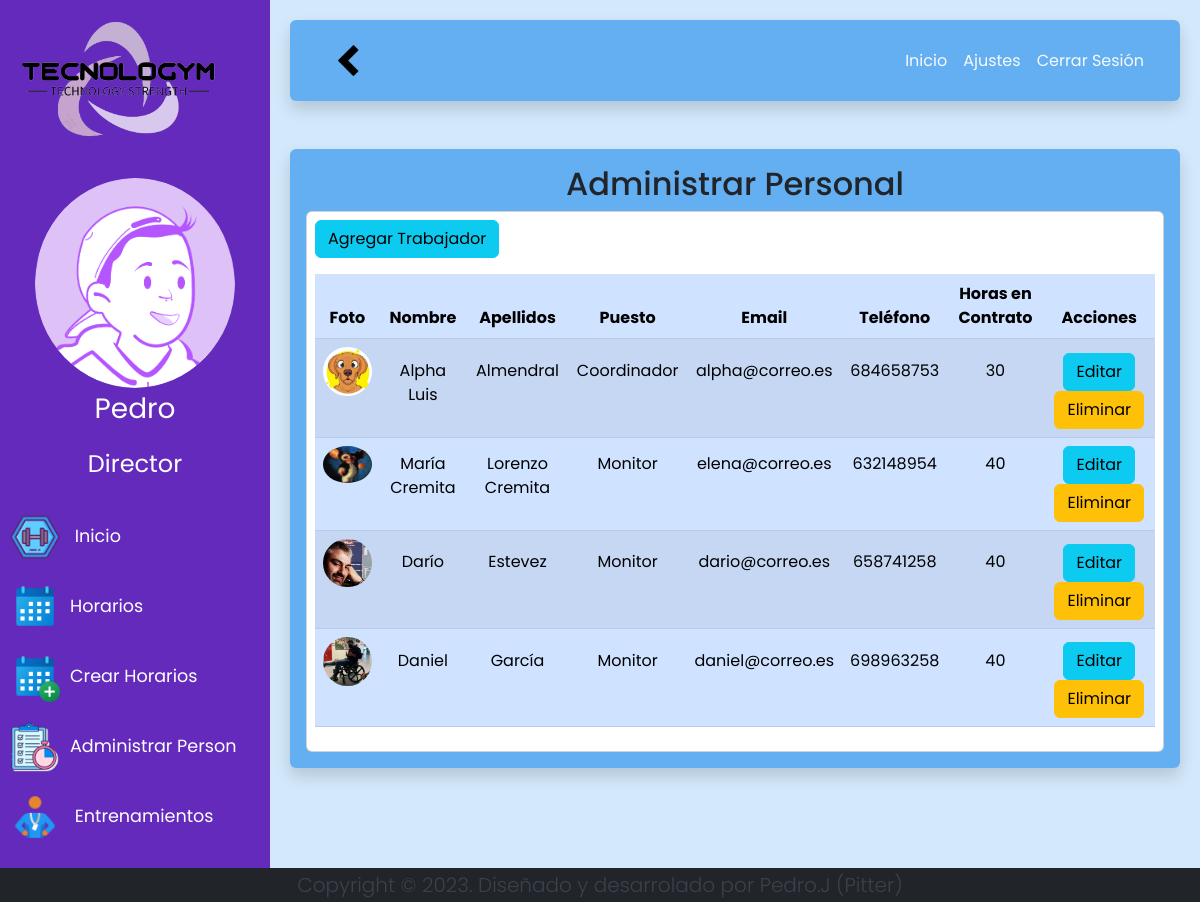
The page /c_Users/managePersonal (signed in) on the database as committed earlier.
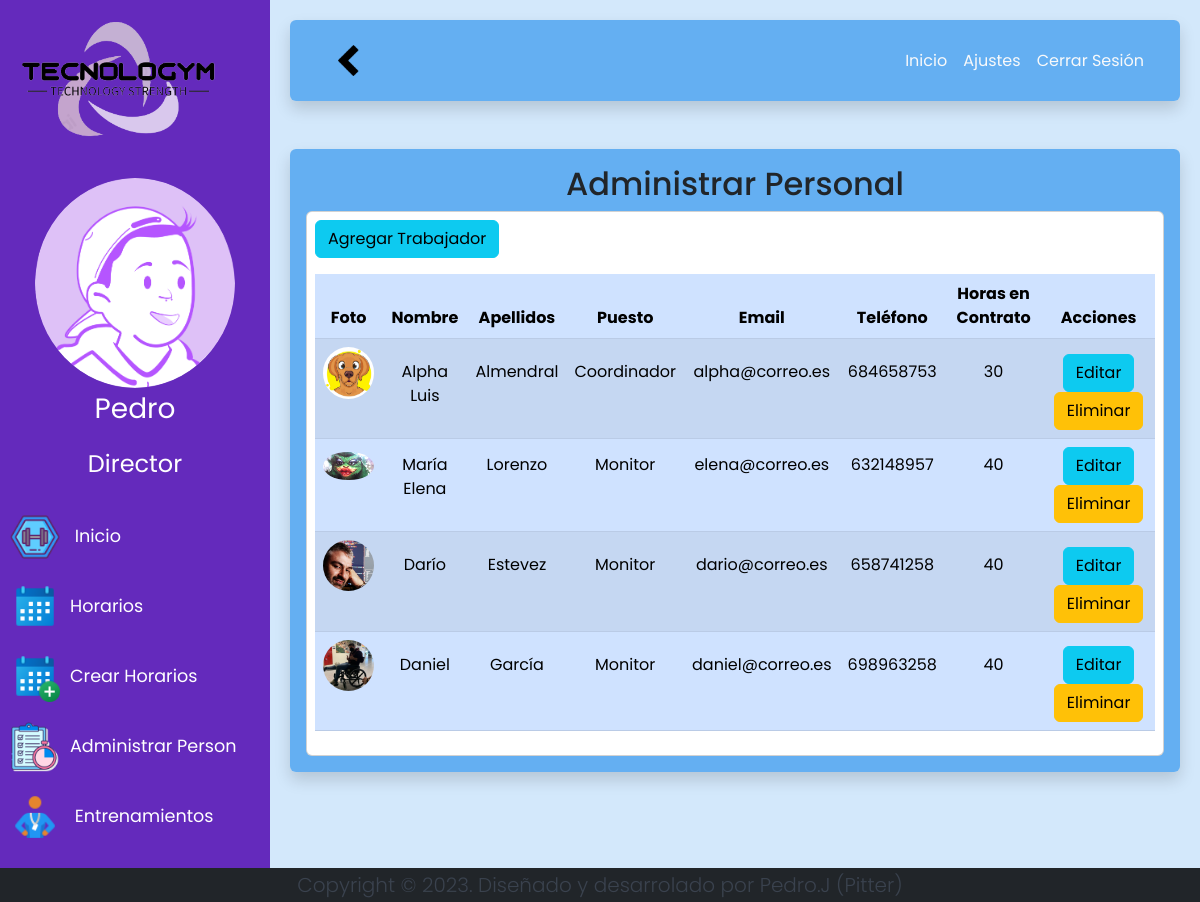
The same page on the database as committed later.
### tables this page shows
CREATE TABLE `person` (
  `id_person` int(11) NOT NULL,
  `name` varchar(70) NOT NULL,
  `lastname` varchar(70) NOT NULL,
  `user` varchar(70) DEFAULT NULL,
  `password` varchar(255) DEFAULT NULL,
  `email` varchar(70) DEFAULT NULL,
  `phone` varchar(9) DEFAULT NULL,
  `avatar` varchar(255) DEFAULT NULL
);

CREATE TABLE `type` (
  `id_type` int(11) NOT NULL,
  `role` varchar(70) NOT NULL COMMENT 'Director, Coordinator, Manager, Monitor'
);

CREATE TABLE `worker` (
  `id_worker` int(11) NOT NULL,
  `id_person` int(11) NOT NULL,
  `hours` int(11) NOT NULL DEFAULT 0
);

### config/core/Controller.php (called while the page is built, shortened)
<?php
abstract class Controller
{
    protected function loadView($view, $params = array())
    {
        return new View($view, $params);
    }
    protected function loadModel($model)
    {
        if (is_file(ROOT . PATH_MODELS . $model . ".php")) {
            return new $model();
        } else {
            throw new Exception("Error, model does not exist");
        }
    }
}
?>

### app/controllers/c_Users.php (called while the page is built, shortened)
<?php
class c_Users extends Controller
{
    private $m_users;
    public function __construct()
    {
        $this->m_users = $this->loadModel("m_Users");
    }
    public function managePersonal()
    {
        $datos["workers"] = $this->m_users->showWorkers();
        $contenido = "v_ManagePersonal";
        $this->loadView($contenido, $datos);
    }
}
?>

### config/core/Model.php (called while the page is built, shortened)
<?php
class Model
{
    private $host = DB_HOST;
    private $user = DB_USER;
    private $pass = DB_PASS;
    private $dbname = DB_NAME;
    private $dbh;
    private $stmt;
    function __construct()
    {
        $dsn = 'mysql:host=' . $this->host . ';dbname=' . $this->dbname;
        $options = array(
            PDO::ATTR_PERSISTENT => true,
            PDO::ATTR_ERRMODE => PDO::ERRMODE_EXCEPTION,
            PDO::MYSQL_ATTR_INIT_COMMAND => 'SET NAMES utf8'
        );
        try {
            $this->dbh = new PDO($dsn, $this->user, $this->pass, $options);
        } catch (PDOException $e) {
            $this->error = $e->getMessage();
        }
    }
    public function consult($query)
    {
        $this->stmt = $this->dbh->prepare($query);
    }
    public function launch()
    {
        return $this->stmt->execute();
    }
    public function result()
    {
        $this->launch();
        return $this->stmt->fetchAll(PDO::FETCH_ASSOC);
    }
}
?>

### app/models/m_Users.php (called while the page is built, shortened)
<?php
class m_Users extends Model
{
    public function showWorkers()
    {
        $snt = " SELECT * FROM person
        INNER JOIN worker ON person.id_person=worker.id_person
        INNER JOIN worker_type ON worker_type.id_worker=worker.id_worker
        INNER JOIN type ON type.id_type=worker_type.id_type
        WHERE role != 'Director'";
        $this->consult($snt);
        return $this->result();
    }
}

### app/views/v_ManagePersonal.php (the view)
<div class="row-6 fondo-2 shadow p-3 mb-5 rounded">
    <h2 class="text-center">Administrar Personal</h2>
    <div class="card">
        <div class="table-responsive-sm m-2">
            <a class="btn btn-info" href="<?= BASE_URL ?>c_PersonalTraining/addWorker" role="button">Agregar Trabajador</a>
        </div>
        <div class="table-responsive-sm m-2">
            <table class="table table-primary table-striped table-hover align-baseline">
                <thead>
                    <tr class="text-center ">
                        <th scope="col">Foto</th>
                        <th scope="col">Nombre</th>
                        <th scope="col">Apellidos</th>
                        <th scope="col">Puesto</th>
                        <th scope="col">Email</th>
                        <th scope="col">Teléfono</th>
                        <th scope="col">Horas en Contrato</th>
                        <th scope="col">Acciones</th>
                    </tr>
                </thead>
                <tbody>
                    <?php foreach ($workers as $worker) : ?>
                        <tr class="text-center">
                            <td scope="row">
                                <?php if (isset($worker['avatar'])) {
                                    echo '<img class="img-fluid rounded-circle" src="' . BASE_URL . IMG_URL . $worker['avatar'] . '" width="200" alt="Brand-Tecnologym">';
                                } else {
                                    echo '<img class="img-fluid rounded-circle" src="' . BASE_URL . 'app/assets/img/icons/avatar_person.jpg" width="200" alt="Brand-Tecnologym">';
                                } ?>
                            </td>
                            <td><?= $worker['name'] ?></td>
                            <td><?= $worker['lastname'] ?></td>
                            <td><?= $worker['role'] ?></td>
                            <td><?= $worker['email'] ?></td>
                            <td><?= $worker['phone'] ?></td>
                            <td><?= $worker['hours'] ?></td>
                            <td>
                                <a name="updateWorker" class="btn btn-info" href="<?= BASE_URL . 'c_Users/updateWorkers/' . $worker['id_worker'] ?>" type="button">Editar</a>
                                <a name="deleteWorker" data-id_p="<?= $worker['id_person']  ?>" class="del btn btn-warning" role="button">Eliminar</a>
                            </td>
                        </tr>
                    <?php endforeach ?>
                </tbody>
            </table>
        </div>
    </div>
</div>

Rows that differ between the two databases and show on the page:
changed person "elena@correo.es": avatar: a different picture; name "María Cremita" → "María Elena"; lastname "Lorenzo Cremita" → "Lorenzo"; phone "632148954" → "632148957"
